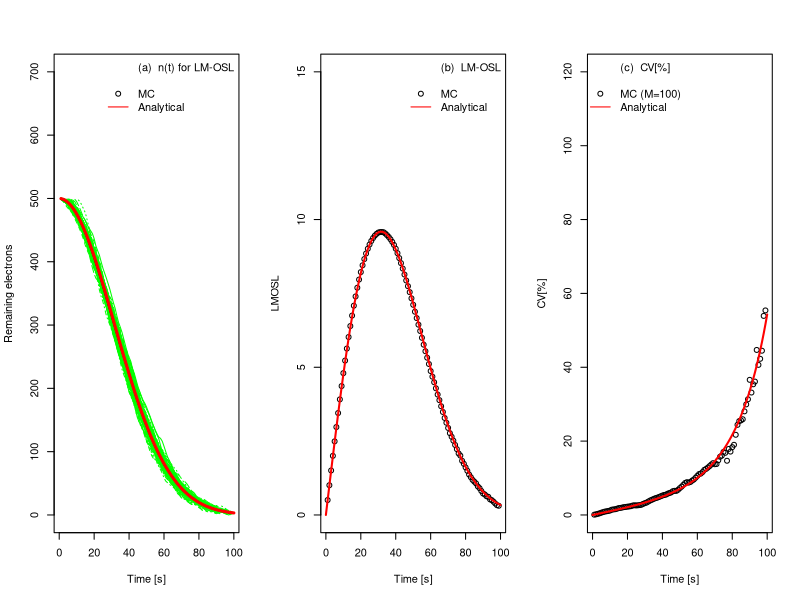

This chart was generated by the following R code:
# Stochastic LM-OSL process using KMC
rm(list = ls(all=T))
library(matrixStats)
mcruns<-100
n0<-500
tmax<-100
A<-.1
nMatrix<-matrix(NA,nrow=tmax-1,ncol=mcruns)

times<-seq(1,tmax-1,1)
system.time(
  for (k in 1:mcruns)
  {n<-n0
  allt<-t<-1
  for(i in 1:n-1){
    P<-A*t/tmax
    t<-t+rexp(1)/(P*n)
    n<-n-1
    allt<- rbind(allt,t)
  }
  depth.class <- cut(allt,seq(1:tmax), include.lowest = TRUE)
  singlerun <- tapply(seq(from=n0,to=0,by=-1), depth.class, 
                      mean,na.rm = FALSE)
  singlerun<-as.vector(singlerun)
  nMatrix[,k]<-singlerun
  })
par(mfrow=c(1,3))
matplot(nMatrix,typ="l",col="green",ylim=c(0,700),
        xlab="Time [s]",ylab="Remaining electrons")
avgn<-rowMeans(nMatrix,na.rm = TRUE)
cv<-100*rowSds(nMatrix,na.rm=TRUE)/avgn
# plots
pch<-c(NA,NA,1,NA)
lty<-c(NA,NA,NA,"solid")
col<-c(NA,NA,"black","red")
lines(seq(from=1,to=tmax-1,by=1),avgn,lwd=2,col="black")
curve(n0*exp(-A*x^2/(2*(tmax-1))),1,tmax,lwd=3,
      col="red",add=TRUE)
legend("topright",bty="n",c("(a)  n(t) for LM-OSL",
                            " ","MC","Analytical"),pch=pch,lty=lty,col=col)
avgLM<-A*(times/(tmax-1))*as.numeric(avgn)
plot(times,avgLM,ylab="LMOSL",xlab="Time [s]",ylim=c(0,15))
legend("topright",bty="n",c("(b)  LM-OSL"," ","MC",
                            "Analytical"), pch=pch,lty=lty,col=col)
curve(A*n0*exp(-A*x^2/(2*tmax))*x/tmax,0,tmax,add=TRUE,
      col="red",lwd=2)

plot(times,cv,ylab="CV[%]",xlab="Time [s]",ylim=c(0,120))
curve(100*sqrt((exp(A*x^2/(2*tmax))-1)/n0),0,tmax,add=TRUE,
      col="red",lwd=2)
legend("topleft",bty="n",c("(c)  CV[%]"," ","MC (M=100)",
                           "Analytical"), pch=pch,lty=lty,col=col)